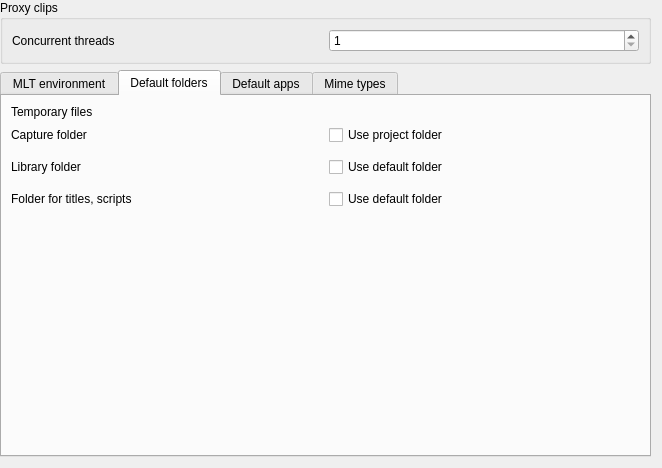
<?xml version="1.0" encoding="UTF-8"?>
<ui version="4.0">
 <class>ConfigEnv_UI</class>
 <widget class="QWidget" name="ConfigEnv_UI">
  <property name="geometry">
   <rect>
    <x>0</x>
    <y>0</y>
    <width>662</width>
    <height>468</height>
   </rect>
  </property>
  <layout class="QGridLayout" name="gridLayout">
   <property name="leftMargin">
    <number>0</number>
   </property>
   <property name="topMargin">
    <number>0</number>
   </property>
   <item row="0" column="0">
    <widget class="QGroupBox" name="groupBox">
     <property name="title">
      <string>Proxy clips</string>
     </property>
     <layout class="QGridLayout" name="gridLayout_4">
      <item row="0" column="1">
       <widget class="QSpinBox" name="kcfg_proxythreads">
        <property name="sizePolicy">
         <sizepolicy hsizetype="Minimum" vsizetype="Fixed">
          <horstretch>0</horstretch>
          <verstretch>0</verstretch>
         </sizepolicy>
        </property>
        <property name="minimum">
         <number>1</number>
        </property>
       </widget>
      </item>
      <item row="0" column="0">
       <widget class="QLabel" name="label_9">
        <property name="text">
         <string>Concurrent threads</string>
        </property>
       </widget>
      </item>
     </layout>
    </widget>
   </item>
   <item row="1" column="0">
    <widget class="QTabWidget" name="tabWidget">
     <property name="currentIndex">
      <number>1</number>
     </property>
     <widget class="QWidget" name="tab">
      <attribute name="title">
       <string>MLT environment</string>
      </attribute>
      <layout class="QGridLayout" name="gridLayout_3">
       <item row="0" column="1" colspan="2">
        <widget class="KUrlRequester" name="ffmpegurl"/>
       </item>
       <item row="3" column="0">
        <widget class="QLabel" name="label">
         <property name="text">
          <string>MLT profiles folder</string>
         </property>
        </widget>
       </item>
       <item row="0" column="0">
        <widget class="QLabel" name="label_8">
         <property name="text">
          <string>FFmpeg</string>
         </property>
        </widget>
       </item>
       <item row="2" column="0">
        <widget class="QLabel" name="label_14">
         <property name="text">
          <string>FFprobe</string>
         </property>
        </widget>
       </item>
       <item row="4" column="0">
        <widget class="QLabel" name="label_2">
         <property name="text">
          <string>Melt path</string>
         </property>
        </widget>
       </item>
       <item row="5" column="1">
        <spacer name="verticalSpacer_2">
         <property name="orientation">
          <enum>Qt::Vertical</enum>
         </property>
         <property name="sizeHint" stdset="0">
          <size>
           <width>20</width>
           <height>40</height>
          </size>
         </property>
        </spacer>
       </item>
       <item row="1" column="0">
        <widget class="QLabel" name="label_13">
         <property name="text">
          <string>FFplay</string>
         </property>
        </widget>
       </item>
       <item row="1" column="1" colspan="2">
        <widget class="KUrlRequester" name="ffplayurl"/>
       </item>
       <item row="3" column="1" colspan="2">
        <widget class="KUrlRequester" name="mltpathurl"/>
       </item>
       <item row="4" column="1" colspan="2">
        <widget class="KUrlRequester" name="rendererpathurl"/>
       </item>
       <item row="2" column="1" colspan="2">
        <widget class="KUrlRequester" name="ffprobeurl"/>
       </item>
      </layout>
     </widget>
     <widget class="QWidget" name="tab_2">
      <attribute name="title">
       <string>Default folders</string>
      </attribute>
      <layout class="QGridLayout" name="gridLayout_2">
       <item row="0" column="0">
        <widget class="QLabel" name="label_3">
         <property name="text">
          <string>Temporary files</string>
         </property>
        </widget>
       </item>
       <item row="0" column="1">
        <widget class="KUrlRequester" name="tmppathurl"/>
       </item>
       <item row="1" column="0">
        <widget class="QLabel" name="label_10">
         <property name="text">
          <string>Capture folder</string>
         </property>
        </widget>
       </item>
       <item row="1" column="1">
        <widget class="QCheckBox" name="kcfg_capturetoprojectfolder">
         <property name="text">
          <string>Use project folder</string>
         </property>
        </widget>
       </item>
       <item row="2" column="1">
        <widget class="KUrlRequester" name="capturefolderurl"/>
       </item>
       <item row="3" column="0">
        <widget class="QLabel" name="label_15">
         <property name="text">
          <string>Library folder</string>
         </property>
        </widget>
       </item>
       <item row="3" column="1">
        <widget class="QCheckBox" name="kcfg_librarytodefaultfolder">
         <property name="text">
          <string>Use default folder</string>
         </property>
        </widget>
       </item>
       <item row="4" column="1">
        <widget class="KUrlRequester" name="libraryfolderurl"/>
       </item>
       <item row="5" column="0">
        <widget class="QLabel" name="label_16">
         <property name="text">
          <string>Folder for titles, scripts</string>
         </property>
        </widget>
       </item>
       <item row="5" column="1">
        <widget class="QCheckBox" name="kcfg_videotodefaultfolder">
         <property name="text">
          <string>Use default folder</string>
         </property>
        </widget>
       </item>
       <item row="6" column="1">
        <widget class="KUrlRequester" name="videofolderurl"/>
       </item>
       <item row="7" column="1">
        <spacer name="verticalSpacer_3">
         <property name="orientation">
          <enum>Qt::Vertical</enum>
         </property>
         <property name="sizeHint" stdset="0">
          <size>
           <width>20</width>
           <height>40</height>
          </size>
         </property>
        </spacer>
       </item>
      </layout>
     </widget>
     <widget class="QWidget" name="tab_3">
      <attribute name="title">
       <string>Default apps</string>
      </attribute>
      <layout class="QGridLayout" name="gridLayout_6">
       <item row="0" column="0">
        <widget class="QLabel" name="label_4">
         <property name="text">
          <string>Image editing</string>
         </property>
        </widget>
       </item>
       <item row="0" column="1">
        <widget class="QLineEdit" name="kcfg_defaultimageapp">
         <property name="showClearButton" stdset="0">
          <bool>true</bool>
         </property>
        </widget>
       </item>
       <item row="0" column="2">
        <widget class="QPushButton" name="kp_image">
         <property name="text">
          <string>Change</string>
         </property>
        </widget>
       </item>
       <item row="1" column="0">
        <widget class="QLabel" name="label_11">
         <property name="text">
          <string>Audio editing</string>
         </property>
        </widget>
       </item>
       <item row="1" column="1">
        <widget class="QLineEdit" name="kcfg_defaultaudioapp">
         <property name="showClearButton" stdset="0">
          <bool>true</bool>
         </property>
        </widget>
       </item>
       <item row="1" column="2">
        <widget class="QPushButton" name="kp_audio">
         <property name="text">
          <string>Change</string>
         </property>
        </widget>
       </item>
       <item row="2" column="1">
        <spacer name="verticalSpacer_4">
         <property name="orientation">
          <enum>Qt::Vertical</enum>
         </property>
         <property name="sizeHint" stdset="0">
          <size>
           <width>20</width>
           <height>40</height>
          </size>
         </property>
        </spacer>
       </item>
      </layout>
     </widget>
     <widget class="QWidget" name="tab_4">
      <attribute name="title">
       <string>Mime types</string>
      </attribute>
      <layout class="QGridLayout" name="gridLayout_5">
       <item row="0" column="0">
        <widget class="QLabel" name="label_5">
         <property name="text">
          <string>Additional clip MIME types</string>
         </property>
        </widget>
       </item>
       <item row="1" column="0">
        <widget class="QLineEdit" name="kcfg_addedExtensions">
         <property name="placeholderText">
          <string notr="true">*.mp4 *.mov</string>
         </property>
        </widget>
       </item>
       <item row="2" column="0">
        <widget class="QLabel" name="label_12">
         <property name="text">
          <string>Supported clip MIME types</string>
         </property>
        </widget>
       </item>
       <item row="3" column="0">
        <widget class="QPlainTextEdit" name="supportedmimes">
         <property name="readOnly">
          <bool>true</bool>
         </property>
        </widget>
       </item>
      </layout>
     </widget>
    </widget>
   </item>
  </layout>
 </widget>
 <customwidgets>
  <customwidget>
   <class>KUrlRequester</class>
   <extends>QWidget</extends>
   <header>kurlrequester.h</header>
   <container>1</container>
  </customwidget>
 </customwidgets>
 <resources/>
 <connections/>
</ui>
